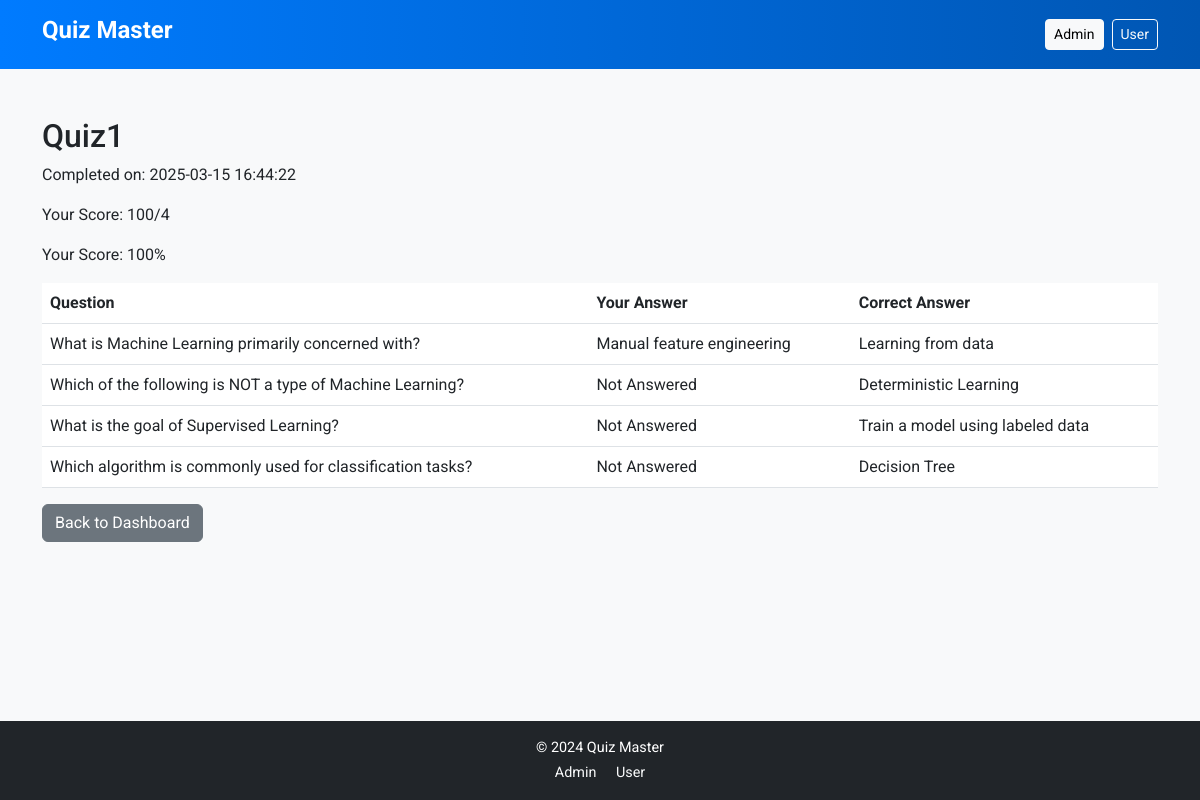
Screenshot of /user/view_quiz/1 (signed in) with the database file from the repository.
### models/quiz.py (models this page shows)
class Quiz(db.Model):
    id = db.Column(db.Integer, primary_key=True)
    title = db.Column(db.String(120), nullable=False)
    chapter_id = db.Column(db.Integer, db.ForeignKey('chapter.id'), nullable=False)  # Ensure chapter_id is used
    date = db.Column(db.Date, nullable=False)
    duration = db.Column(db.Integer, nullable=False)
    questions = db.relationship('Question', backref='quiz', lazy=True)

class UserQuizProgress(db.Model):
    __tablename__ = 'user_quiz_progress'
    id = db.Column(db.Integer, primary_key=True)
    user_id = db.Column(db.Integer, db.ForeignKey('user.id'), nullable=False)
    quiz_id = db.Column(db.Integer, db.ForeignKey('quiz.id'), nullable=False)
    score = db.Column(db.Integer, nullable=False)
    completed_on = db.Column(db.DateTime, nullable=False)
    user_answers = db.Column(JSON, nullable=True)

class Question(db.Model):
    id = db.Column(db.Integer, primary_key=True)
    quiz_id = db.Column(db.Integer, db.ForeignKey('quiz.id'), nullable=False)
    question_text = db.Column(db.Text, nullable=False)
    option_1 = db.Column(db.String(120), nullable=False)
    option_2 = db.Column(db.String(120), nullable=False)
    option_3 = db.Column(db.String(120), nullable=False)
    option_4 = db.Column(db.String(120), nullable=False)
    correct_option = db.Column(db.Integer, nullable=False)

### controllers/user_controller.py (the view)
@bp.route('/view_quiz/<int:quiz_id>', methods=['GET'])
@login_required
def view_quiz(quiz_id):
    quiz = Quiz.query.get_or_404(quiz_id)
    questions = Question.query.filter_by(quiz_id=quiz.id).all()
    progress = UserQuizProgress.query.filter_by(user_id=current_user.id, quiz_id=quiz_id).first()
    if not progress:
        flash('You have not completed this quiz yet.', 'error')
        return redirect(url_for('user.dashboard'))
    user_answers = progress.user_answers or {}
    processed_questions = []
    for question in questions:
        user_answer_id = int(user_answers.get(str(question.id), 0))  # Convert user answer ID to int
        user_answer_text = getattr(question, f"option_{user_answer_id}", "Not Answered")  # Retrieve user answer text
        correct_answer_text = getattr(question, f"option_{question.correct_option}")  # Retrieve correct answer text
        processed_questions.append({
            "text": question.question_text,
            "user_answer": user_answer_text,
            "correct_answer": correct_answer_text,
        })
    return render_template('view_quiz.html', quiz=quiz, processed_questions=processed_questions, progress=progress)

### app.py (called while the page is built)
@login_manager.user_loader
def load_user(user_id):
    from models.user import User  # Import User model here to avoid circular import
    return User.query.get(int(user_id))  # Return the user object based on ID

### templates/view_quiz.html
{% extends 'base.html' %}
{% block content %}
<h2>{{ quiz.title }}</h2>
<p>Completed on: {{ progress.completed_on.strftime('%Y-%m-%d %H:%M:%S') }}</p>
<p>Your Score: {{ progress.score }}/{{ processed_questions|length }}</p>
<table class="table">
    <thead>
        <tr>
            <th>Question</th>
            <th>Your Answer</th>
            <th>Correct Answer</th>
        </tr>
    </thead>
    <tbody>
        {% for question in processed_questions %}
        <tr>
            <td>{{ question.text }}</td>
            <td>{{ question.user_answer }}</td>
            <td>{{ question.correct_answer }}</td>
        </tr>
        {% endfor %}
    </tbody>
    <p>Your Score: {{ progress.score }}%</p>
</table>
<a href="{{ url_for('user.dashboard') }}" class="btn btn-secondary">Back to Dashboard</a>
{% endblock %}

### templates/base.html (shortened to what this page needs)
<!DOCTYPE html>
<html lang="en">
<head>
    <link rel="stylesheet" href="https://cdn.jsdelivr.net/npm/bootstrap@5.3.0-alpha3/dist/css/bootstrap.min.css">
    <link rel="stylesheet" href="https://cdnjs.cloudflare.com/ajax/libs/font-awesome/6.0.0-beta3/css/all.min.css">
    <link rel="stylesheet" href="{{ url_for('static', filename='css/style.css') }}">
</head>
<body>
    <header class="bg-gradient-primary text-white py-3">
        <div class="container d-flex justify-content-between align-items-center">
            <h1 class="h4 fw-bold">Quiz Master</h1>
            <nav class="d-flex align-items-center">
                <a href="{{ url_for('admin.login', next='/admin/') }}" class="btn btn-light btn-sm me-2">Admin</a>
                <a href="{{ url_for('user.login', next='/user/') }}" class="btn btn-outline-light btn-sm">User</a>
            </nav>
        </div>
    </header>
    <main class="container py-5">
        {% block content %}
        {% endblock %}
    </main>
    <footer class="bg-dark text-white py-3">
        <div class="container text-center">
            <p class="mb-1">&copy; 2024 Quiz Master</p>
            <nav>
                <a href="{{ url_for('admin.login') }}" class="text-decoration-none text-light me-3">Admin</a>
                <a href="{{ url_for('user.login') }}" class="text-decoration-none text-light">User</a>
            </nav>
        </div>
    </footer>
</body>
</html>

### static/css/style.css (style rules this page uses)
body { font-family: 'Roboto', sans-serif; background-color: #f8f9fa; }
.bg-gradient-primary { background: linear-gradient(90deg, #007bff, #0056b3); }
html, body { height: 100%; margin: 0; display: flex; flex-direction: column; }
main { flex: 1; }
footer { position: relative; bottom: 0; width: 100%; background-color: #343a40; color: #fff; text-align: center; padding: 10px 0; font-size: 0.9rem; }

### rows the page displays
Quiz: title "Quiz1"
UserQuizProgress: completed_on "2025-03-15 16:44:22", score "100"
Question: text "What is Machine Learning primarily concerned with?", user_answer "Manual feature engineering", correct_answer "Learning from data"
Question: text "Which of the following is NOT a type of Machine Learning?", user_answer "Not Answered", correct_answer "Deterministic Learning"
Question: text "What is the goal of Supervised Learning?", user_answer "Not Answered", correct_answer "Train a model using labeled data"
Question: text "Which algorithm is commonly used for classification tasks?", user_answer "Not Answered", correct_answer "Decision Tree"

### other values shown
{{ processed_questions|length }} "4"
